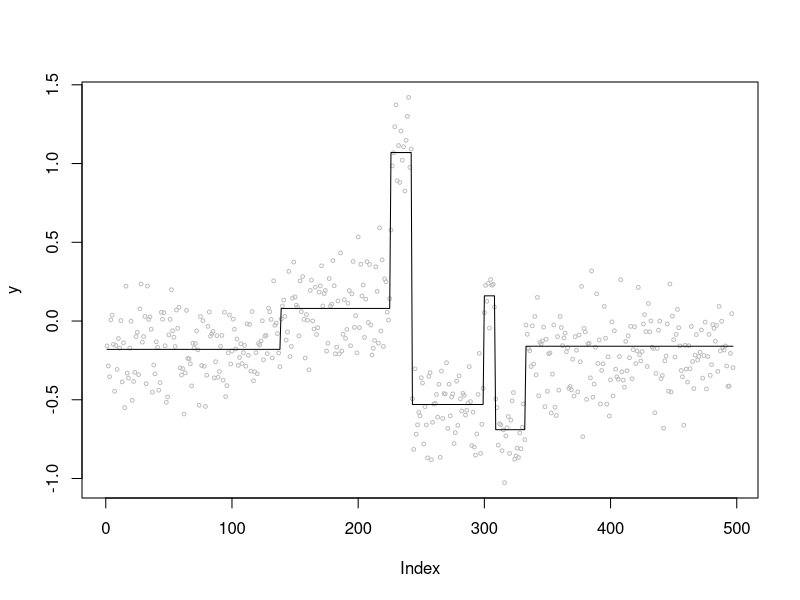

Reproduce this figure in R.
n <- 497
theta <- numeric(n)
theta[1:138] <- -0.18
theta[139:225] <- 0.08
theta[226:242] <- 1.07
theta[243:299] <- -0.53
theta[300:308] <- 0.16
theta[309:332] <- -0.69
theta[333:n] <- -0.16
n <- length(theta)
sig2 = 0.04
y <- theta + sqrt(sig2) * rnorm(n)
plot(y, cex=0.5, col="gray")
lines(theta)
